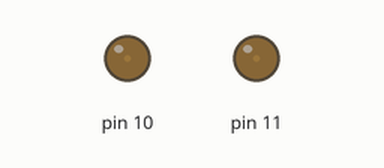
This sketch was run on a simulated Arduino Uno, built with avr-gcc and run on an emulated ATmega328P. Shown: output pins drawn as LEDs (lit = HIGH).

Above: at 0.05 s.
At 1.5 s:
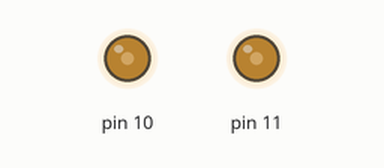
At 3.0 s:
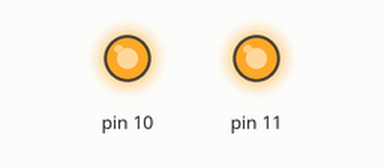
Timing chart, 0 to 6.9 s (numbered marks = the images above):
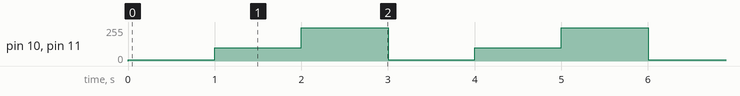

The sketch:

step3.ino
```cpp
void setup() {
  Serial.begin(9600);
  pinMode(11, OUTPUT); //1번LED
  pinMode(10, OUTPUT); //2번LED
}

void loop() { //아날로그 입력으로 LED밝기를 조절//서서히 밝아지도록 입력
  // PWM 제어 가능 핀 - 3,5,6,9,10,11PIN
  analogWrite(10, 10);
  analogWrite(11, 10);
  delay(1000);
  analogWrite(10, 100);
  analogWrite(11, 100);
  delay(1000);
  analogWrite(10, 250);
  analogWrite(11, 250);
  delay(1000);
}
```

Measured:
- by itself, pin 10, pin 11: repeats every 3.0 s: 100/255 1.0 s, 250/255 1.0 s, 10/255 1.0 s
